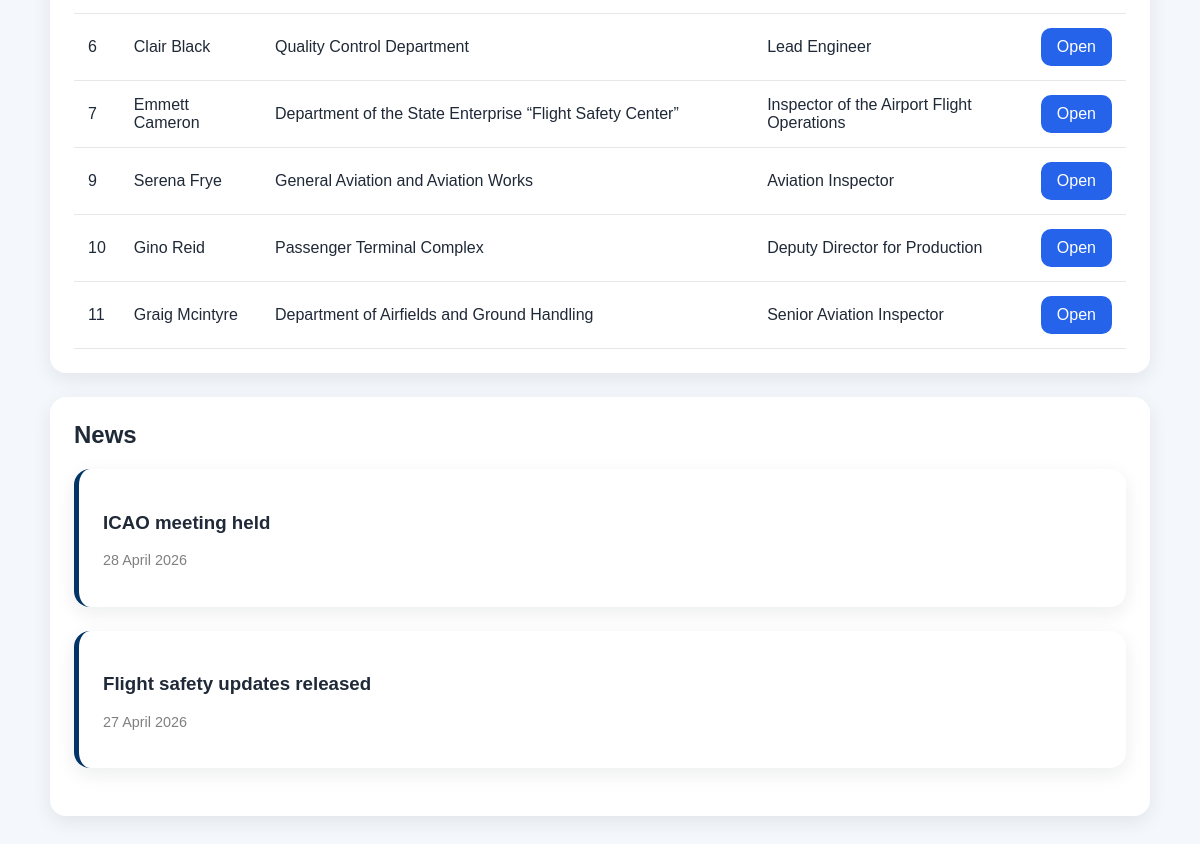
Page /dashboard (lower part) on the earlier database version.
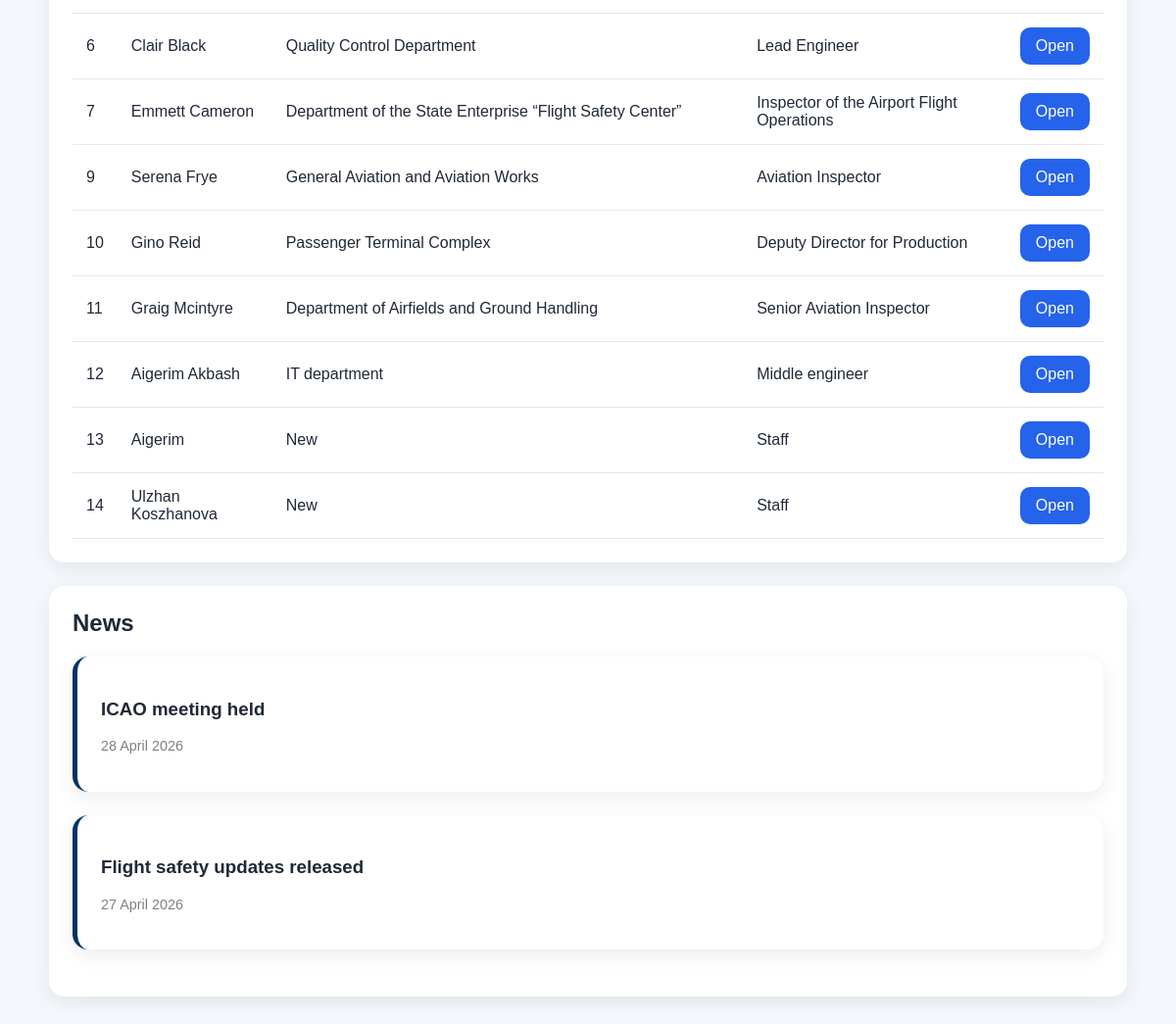
Same page on the later database version.
### app/models.py (models this page shows)
class Employee(Base):
    __tablename__ = "employees"
    id = Column(Integer, primary_key=True, index=True)
    full_name = Column(String(255), nullable=False)
    department = Column(String(255), nullable=False)
    position = Column(String(255), nullable=False)
    experience_summary = Column(Text, nullable=True)
    experiences = relationship(
        "WorkExperience",
        back_populates="employee",
        cascade="all, delete-orphan"
    )
    documents = relationship(
        "Document",
        back_populates="employee",
        cascade="all, delete-orphan"
    )

### app/main.py (the view)
@app.get("/dashboard")
def dashboard(
    request: Request,
    search: str = "",
    department: str = "",
    position: str = "",
    lang: str = "en",
    db: Session = Depends(get_db)
):
    query = db.query(Employee)
    if search:
        query = query.filter(Employee.full_name.ilike(f"%{search}%"))
    if department:
        query = query.filter(Employee.department.ilike(f"%{department}%"))
    if position:
        query = query.filter(Employee.position.ilike(f"%{position}%"))
    employees = query.all()
    return templates.TemplateResponse(
        request=request,
        name="dashboard.html",
        context={
            "request": request,
            "employees": employees,
            "search": search,
            "department": department,
            "position": position,
            "t": translations.get(lang, translations["en"]),
            "lang": lang,
            "news": news
        }
    )

### app/templates/dashboard.html (shortened to what this page needs)
{% extends "base.html" %}
{% block content %}
<div class="card">
    <table>
        <tbody>
            {% for employee in employees %}
            <tr>
                <td>{{ employee.id }}</td>
                <td>{{ employee.full_name }}</td>
                <td>{{ employee.department }}</td>
                <td>{{ employee.position }}</td>
                <td>
                    <a class="btn" href="/employees/{{ employee.id }}?lang={{ lang }}">{{ t.open }}</a>
                </td>
            </tr>
            {% else %}
            <tr>
                <td colspan="5" style="text-align: center;">No employees found.</td>
            </tr>
            {% endfor %}
        </tbody>
    </table>
</div>
<div class="card">
    <h2>News</h2>
    {% for n in news %}
        <div class="card" style="margin-top:10px; border-left: 5px solid #003366;">
            <h3>{{ n.title[lang] }}</h3>
            <p style="color: gray; font-size: 0.9em;">{{ n.date }}</p>
        </div>
    {% endfor %}
</div>
{% endblock %}

Differences in the rows shown:
added Employee: id "12", full_name "Aigerim Akbash", department "IT department", position "Middle engineer", open "Open"
added Employee: id "13", full_name "Aigerim", department "New", position "Staff", open "Open"
added Employee: id "14", full_name "Ulzhan Koszhanova", department "New", position "Staff", open "Open"
